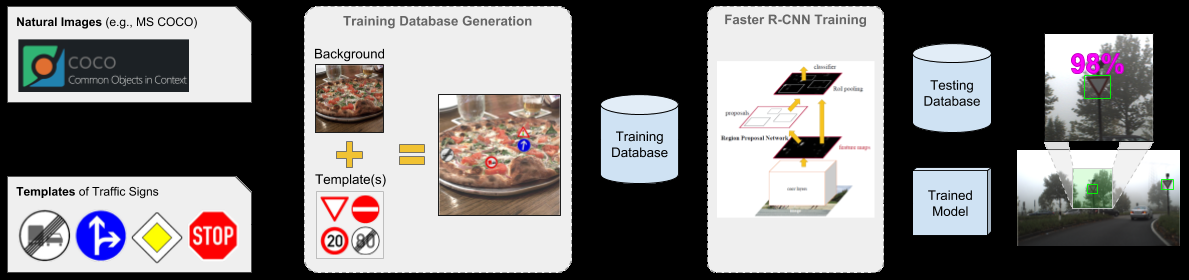
#> input picture images/overview.png, 1189 x 280 px
$ python generate_dataset.py --bgs-path images --templates-path images --out-path out --total-images 5
#> lines starting #> are read from the running program, lines starting #| are printed output that depends on the picture
import os
import cv2
import json
import math
import time
import shutil
import pickle
import argparse
import numpy as np
import imgaug as ia
from tqdm import tqdm
import multiprocessing as mp
from joblib import Parallel, delayed
from imgaug import augmenters as iaa
from matplotlib import pyplot as plt


# [255 lines left out: functions augment_target, blur, histogram_noise, brightness_transform, geometric_transform, blend and 5 more, not called in this run]


def get_mask_from_image(alpha_image):
    alpha_channel = alpha_image[:, :, -1]
    mask = np.zeros_like(alpha_image[:, :, :])
    mask[:, :, 0][alpha_channel > 0] = 1
    mask[:, :, 1][alpha_channel > 0] = 1
    mask[:, :, 2][alpha_channel > 0] = 1

    return mask


def hc_probabilties_vector(map_size):
    map = np.ones(map_size)
    return map.flatten() / map.sum()


# [105 lines left out: function generate_sample, not called in this run]


def parse_args():
    parser = argparse.ArgumentParser(
        description='Generate a data set with templates.')

    parser.add_argument('--bgs-path', dest='targets_path', type=str, required=True,
                        help='Path to the directory containing background images to be used.')
    parser.add_argument('--templates-path', dest='templates_path', type=str, required=True,
                        help='Path to the directory containing template images to be used.')
    parser.add_argument('--out-path', dest='out_path', type=str, required=True,
                        help='Path to the directory to save the images generated to.')
    parser.add_argument('--total-images', dest='total_images', type=int, required=True,
                        help='Number of images to be generated.')
    parser.add_argument('--data', dest='random_data', type=str, default=None,
                        help='Path to data directory (to reproduce a data set, not working perfectly at the moment, will be at future version)')
    parser.add_argument('--max_process', dest='max_process', type=int, default=1,
                        help='Maximum number of parallel processes')

    args = parser.parse_args()

    return args


if __name__ == '__main__':
    args = parse_args()
    targets_path = args.targets_path
    templates_path = args.templates_path

    images_out_path = os.path.join(args.out_path, "imgs")
    data_out_path = os.path.join(args.out_path, "data")
    os.makedirs(args.out_path)
    os.makedirs(images_out_path)
    os.makedirs(data_out_path)

    shutil.copyfile(os.path.realpath(__file__), os.path.join(args.out_path, 'generate_dataset.py'))

    all_img_names = os.listdir(targets_path)
    probabilities_vector = hc_probabilties_vector((1500, 1500))
    positions_list = np.arange(0, probabilities_vector.size)

    template_names = os.listdir(templates_path)
    nb_classes = len(template_names)
    img_names = np.random.choice(all_img_names, size=args.total_images)

    templates = []
    t0 = time.time()
    for template_name in template_names:
        template_path = os.path.join(templates_path, template_name)
        template = cv2.imread(template_path, cv2.IMREAD_UNCHANGED).astype(
            np.float32) / 255.0
        template_mask = get_mask_from_image(template)
#> in get_mask_from_image, `alpha_channel = alpha_image[:, :, -1]`:
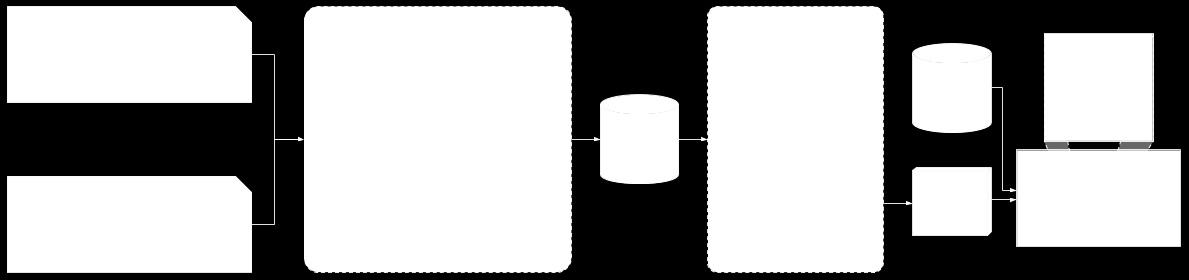
#> alpha_channel: shape (280, 1189) float32; min 0, max 1, mean 0.639
        category = os.path.splitext(template_name)[0]
        templates.append((template, template_mask, category))

    MAX_PROCESS = args.max_process
    processes = []
    load_path = args.random_data
#> (the run stopped early here; a loop or call above may not have finished)
